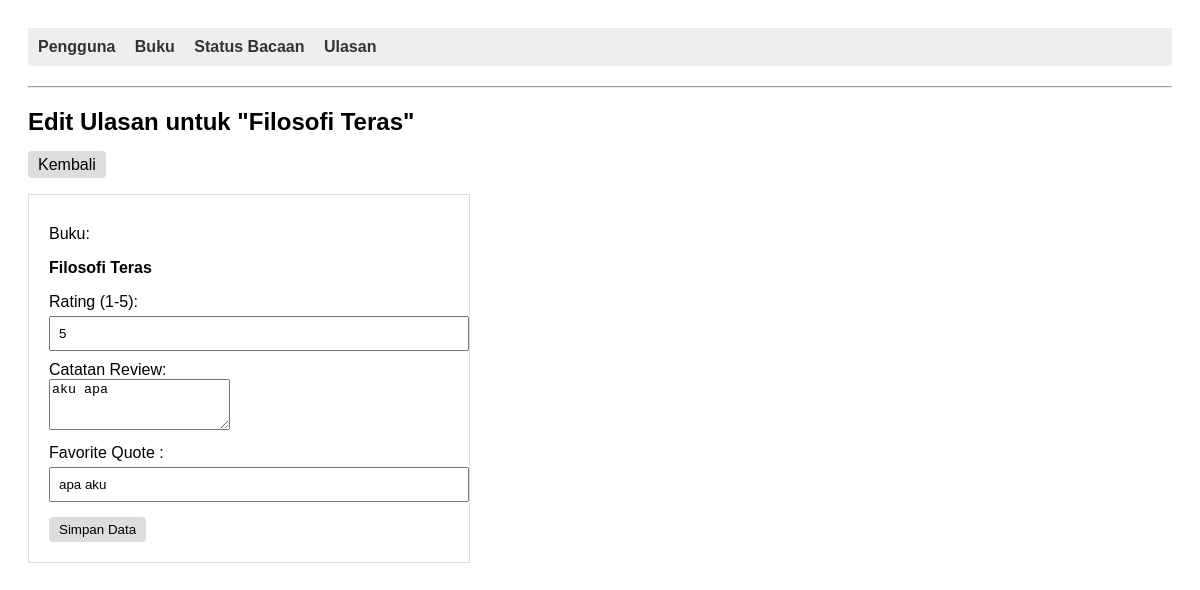
The page /Tepehh10/index.php?entity=ulasan&action=edit&id=16 on the database its author committed.
### tables this page shows
CREATE TABLE `buku` (
  `id_buku` int(11) NOT NULL,
  `judul` varchar(255) NOT NULL,
  `penulis` varchar(150) NOT NULL,
  `halaman` int(11) DEFAULT NULL,
  `genre` varchar(50) DEFAULT NULL
);

CREATE TABLE `ulasan` (
  `id_ulasan` int(11) NOT NULL,
  `id_buku` int(11) NOT NULL,
  `rating` int(11) DEFAULT NULL CHECK (`rating` >= 1 and `rating` <= 5),
  `catatan` text DEFAULT NULL,
  `favorite_quote` text DEFAULT NULL
);

### Tepehh10/models/Buku.php (called while the page is built, shortened)
<?php
require_once "config/Database.php";
class Buku
{
    private $conn;
    private $table = "buku";
    public function __construct()
    {
        $database = new Database();
        $this->conn = $database->getConnection();
    }
    public function getById($id_buku)
    {
        $query = "SELECT * FROM " . $this->table . " WHERE id_buku = :id_buku";
        $stmt = $this->conn->prepare($query);
        $stmt->bindParam(':id_buku', $id_buku);
        $stmt->execute();
        return $stmt->fetch(PDO::FETCH_ASSOC);
    }
}

### Tepehh10/config/Database.php (called while the page is built, shortened)
<?php
class Database
{
    private $host = "localhost";
    private $database = "library";
    private $username = "root";
    private $password = "";
    public function getConnection()
    {
        $this->conn = null;
        try {
            $this->conn = new PDO("mysql:host=" . $this->host . ";dbname=" . $this->database, $this->username, $this->password);
            $this->conn->setAttribute(PDO::ATTR_ERRMODE, PDO::ERRMODE_EXCEPTION);
        } catch (PDOException $exception) {
            echo "Connection error: " . $exception->getMessage();
        }
        return $this->conn;
    }
}

### Tepehh10/models/Ulasan.php (called while the page is built, shortened)
<?php
require_once "config/Database.php";
class Ulasan
{
    private $conn;
    private $table = "ulasan";
    public function __construct()
    {
        $database = new Database();
        $this->conn = $database->getConnection();
    }
    public function getById($id_ulasan)
    {
        $query = "SELECT * FROM " . $this->table . " WHERE id_ulasan = :id_ulasan";
        $stmt = $this->conn->prepare($query);
        $stmt->bindParam(':id_ulasan', $id_ulasan);
        $stmt->execute();
        return $stmt->fetch(PDO::FETCH_ASSOC);
    }
}
?>

### Tepehh10/viewmodels/UlasanViewModel.php (called while the page is built, shortened)
<?php
require_once 'models/Ulasan.php';
class UlasanViewModel
{
    private $ulasan;
    public function __construct()
    {
        $this->ulasan= new Ulasan();
    }
    public function getUlasanById($id_ulasan)
    {
        return $this->ulasan->getById($id_ulasan);
    }
}

### Tepehh10/viewmodels/BukuViewModel.php (called while the page is built, shortened)
<?php
require_once 'models/Buku.php';
class BukuViewModel
{
    private $buku;
    public function __construct()
    {
        $this->buku = new Buku();
    }
    public function getBukuById($id_buku)
    {
        return $this->buku->getById($id_buku);
    }
}

### Tepehh10/views/ulasan_form.php (the view, shortened to what this page needs)
<?php
require_once 'views/template/header.php';
?>
<div class="content-header">
    <h2><?= isset($data) ? 'Edit Ulasan' : 'Tambah Ulasan' ?> untuk "<?= htmlspecialchars($bukuDetail['judul'] ?? 'Buku'); ?>"</h2>
    <a href="index.php?entity=ulasan&action=list&id_buku=<?= $id_buku_current ?? $data['id_buku'] ?? '' ?>" class="btn btn-secondary">Kembali</a>
</div>
<div class="card form-container">
    <form action="index.php?entity=ulasan&action=<?= isset($data) ? 'update&id='.$data['id_ulasan'] : 'save' ?>" method="POST">
        <?php if (!isset($data) && empty($id_buku_current)):  ?>
            <div class="form-group">
                <label>Pilih Buku:</label>
                <select name="id_buku" required>
                    <option value="">-- Pilih Buku --</option>
                    <?php
                    foreach ($bukuList as $buku): ?>
                        <option value="<?= $buku['id_buku']; ?>">
                            <?= htmlspecialchars($buku['judul'] . ' - ' . $buku['penulis']); ?>
                        </option>
                    <?php endforeach; ?>
                </select>
            </div>
        <?php else:  ?>
            <?php if (isset($data)):  ?>
            <div class="form-group">
                <label>Buku:</label>
                <p><strong><?= htmlspecialchars($bukuDetail['judul'] ?? 'Judul Buku Tidak Ditemukan'); ?></strong></p>
            </div>
            <?php endif; ?>
        <?php endif; ?>
        <div class="form-group">
            <label>Rating (1-5):</label>
            <input type="number" name="rating" min="1" max="5" value="<?= isset($data) ? htmlspecialchars($data['rating']) : '' ?>" required placeholder="Beri nilai 1 sampai 5">
        </div>
        <div class="form-group">
            <label>Catatan Review:</label>
            <textarea name="catatan" rows="3" required placeholder="Tuliskan pendapat Anda tentang buku ini"><?= isset($data) ? htmlspecialchars($data['catatan']) : '' ?></textarea>
        </div>
        <div class="form-group">
            <label>Favorite Quote :</label>
            <input type="text" name="favorite_quote" value="<?= isset($data) ? htmlspecialchars($data['favorite_quote']) : '' ?>" placeholder="Kutipan favorit Anda">
        </div>
        <button type="submit" class="btn btn-success">Simpan Data</button>
    </form>
</div>
<?php require_once 'views/template/footer.php'; ?>

### Tepehh10/views/template/header.php (style rules this page uses)
body { font-family: sans-serif; padding: 20px; }
.btn { padding: 5px 10px; text-decoration: none; background: #ddd; color: black; border-radius: 4px; }
form { margin-top: 20px; border: 1px solid #ddd; padding: 20px; max-width: 400px; }
label { display: block; margin-top: 10px; }
input, select { width: 100%; padding: 8px; margin-top: 5px; }
button { margin-top: 15px; padding: 10px 20px; background: #28a745; color: white; border: none; cursor: pointer; }

### rows shown on the page
buku: judul "Filosofi Teras"
ulasan: rating "5", catatan "aku apa", favorite_quote "apa aku"
